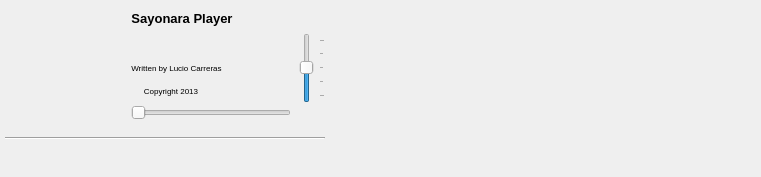
  <widget class="QWidget" name="centralwidget">
   <property name="minimumSize">
    <size>
     <width>100</width>
     <height>177</height>
    </size>
   </property>
   <layout class="QGridLayout" name="gridLayout">
    <property name="sizeConstraint">
     <enum>QLayout::SetDefaultConstraint</enum>
    </property>
    <property name="leftMargin">
     <number>5</number>
    </property>
    <property name="topMargin">
     <number>3</number>
    </property>
    <property name="rightMargin">
     <number>0</number>
    </property>
    <property name="bottomMargin">
     <number>12</number>
    </property>
    <property name="verticalSpacing">
     <number>0</number>
    </property>
    <item row="0" column="1" colspan="2">
     <layout class="QHBoxLayout" name="horizontalLayout_3">
      <item>
       <widget class="QLabel" name="lab_sayonara">
        <property name="minimumSize">
         <size>
          <width>0</width>
          <height>30</height>
         </size>
        </property>
        <property name="maximumSize">
         <size>
          <width>16777215</width>
          <height>30</height>
         </size>
        </property>
        <property name="font">
         <font>
          <pointsize>10</pointsize>
          <weight>75</weight>
          <bold>true</bold>
          <stylestrategy>PreferAntialias</stylestrategy>
         </font>
        </property>
        <property name="text">
         <string>Sayonara Player</string>
        </property>
        <property name="alignment">
         <set>Qt::AlignCenter</set>
        </property>
       </widget>
      </item>
      <item>
       <widget class="QLabel" name="lab_title">
        <property name="sizePolicy">
         <sizepolicy hsizetype="Preferred" vsizetype="Preferred">
          <horstretch>0</horstretch>
          <verstretch>0</verstretch>
         </sizepolicy>
        </property>
        <property name="minimumSize">
         <size>
          <width>0</width>
          <height>30</height>
         </size>
        </property>
        <property name="maximumSize">
         <size>
          <width>16777215</width>
          <height>40</height>
         </size>
        </property>
        <property name="font">
         <font>
          <pointsize>10</pointsize>
          <weight>75</weight>
          <bold>true</bold>
          <stylestrategy>PreferAntialias</stylestrategy>
         </font>
        </property>
        <property name="styleSheet">
         <string notr="true"/>
        </property>
        <property name="locale">
         <locale language="German" country="Germany"/>
        </property>
        <property name="inputMethodHints">
         <set>Qt::ImhNone</set>
        </property>
        <property name="text">
         <string notr="true"/>
        </property>
        <property name="textFormat">
         <enum>Qt::PlainText</enum>
        </property>
        <property name="scaledContents">
         <bool>true</bool>
        </property>
        <property name="alignment">
         <set>Qt::AlignCenter</set>
        </property>
        <property name="wordWrap">
         <bool>true</bool>
        </property>
        <property name="textInteractionFlags">
         <set>Qt::LinksAccessibleByMouse|Qt::TextSelectableByMouse</set>
        </property>
       </widget>
      </item>
      <item>
       <widget class="QPushButton" name="btn_correct">
        <property name="minimumSize">
         <size>
          <width>0</width>
          <height>0</height>
         </size>
        </property>
        <property name="maximumSize">
         <size>
          <width>18</width>
          <height>18</height>
         </size>
        </property>
        <property name="toolTip">
         <string>Correct Metadata</string>
        </property>
        <property name="text">
         <string/>
        </property>
        <property name="icon">
         <iconset>
          <normaloff>:/icons/id3.png</normaloff>:/icons/id3.png</iconset>
        </property>
        <property name="iconSize">
         <size>
          <width>18</width>
          <height>18</height>
         </size>
        </property>
        <property name="flat">
         <bool>true</bool>
        </property>
       </widget>
      </item>
     </layout>
    </item>
    <item row="12" column="0" colspan="4">
     <widget class="QWidget" name="playlist_widget" native="true">
      <property name="sizePolicy">
       <sizepolicy hsizetype="MinimumExpanding" vsizetype="MinimumExpanding">
        <horstretch>0</horstretch>
        <verstretch>0</verstretch>
       </sizepolicy>
      </property>
     </widget>
    </item>
    <item row="0" column="0" rowspan="7">
     <widget class="QPushButton" name="albumCover">
      <property name="minimumSize">
       <size>
        <width>95</width>
        <height>95</height>
       </size>
      </property>
      <property name="maximumSize">
       <size>
        <width>95</width>
        <height>95</height>
       </size>
      </property>
      <property name="focusPolicy">
       <enum>Qt::NoFocus</enum>
      </property>
      <property name="text">
       <string/>
      </property>
      <property name="iconSize">
       <size>
        <width>95</width>
        <height>95</height>
       </size>
      </property>
      <property name="flat">
       <bool>true</bool>
      </property>
     </widget>
    </item>
    <item row="7" column="1" colspan="2">
     <widget class="SearchSlider" name="songProgress">
      <property name="sizePolicy">
       <sizepolicy hsizetype="Expanding" vsizetype="Fixed">
        <horstretch>0</horstretch>
        <verstretch>0</verstretch>
       </sizepolicy>
      </property>
      <property name="minimumSize">
       <size>
        <width>100</width>
        <height>20</height>
       </size>
      </property>
      <property name="maximumSize">
       <size>
        <width>16777215</width>
        <height>20</height>
       </size>
      </property>
      <property name="sizeIncrement">
       <size>
        <width>3</width>
        <height>0</height>
       </size>
      </property>
      <property name="focusPolicy">
       <enum>Qt::NoFocus</enum>
      </property>
      <property name="orientation">
       <enum>Qt::Horizontal</enum>
      </property>
      <property name="invertedAppearance">
       <bool>false</bool>
      </property>
      <property name="invertedControls">
       <bool>false</bool>
      </property>
      <property name="tickPosition">
       <enum>QSlider::NoTicks</enum>
      </property>
      <property name="tickInterval">
       <number>20</number>
      </property>
     </widget>
    </item>
    <item row="7" column="0" rowspan="2">
     <layout class="QHBoxLayout" name="horizontalLayout_2">
      <property name="spacing">
       <number>0</number>
      </property>
      <property name="sizeConstraint">
       <enum>QLayout::SetMaximumSize</enum>
      </property>
      <property name="bottomMargin">
       <number>0</number>
      </property>
      <item>
       <widget class="QPushButton" name="btn_bw">
        <property name="enabled">
         <bool>true</bool>
        </property>
        <property name="sizePolicy">
         <sizepolicy hsizetype="Fixed" vsizetype="Fixed">
          <horstretch>0</horstretch>
          <verstretch>0</verstretch>
         </sizepolicy>
        </property>
        <property name="minimumSize">
         <size>
          <width>28</width>
          <height>28</height>
         </size>
        </property>
        <property name="maximumSize">
         <size>
          <width>28</width>
          <height>28</height>
         </size>
        </property>
        <property name="focusPolicy">
         <enum>Qt::NoFocus</enum>
        </property>
        <property name="text">
         <string/>
        </property>
        <property name="icon">
         <iconset>
          <normaloff>:/icons/bwd.png</normaloff>:/icons/bwd.png</iconset>
        </property>
        <property name="iconSize">
         <size>
          <width>20</width>
          <height>20</height>
         </size>
        </property>
        <property name="flat">
         <bool>true</bool>
        </property>
       </widget>
      </item>
      <item>
       <widget class="QPushButton" name="btn_play">
        <property name="sizePolicy">
         <sizepolicy hsizetype="Fixed" vsizetype="Fixed">
          <horstretch>0</horstretch>
          <verstretch>0</verstretch>
         </sizepolicy>
        </property>
        <property name="minimumSize">
         <size>
          <width>32</width>
          <height>34</height>
         </size>
        </property>
        <property name="maximumSize">
         <size>
          <width>32</width>
          <height>34</height>
         </size>
        </property>
        <property name="focusPolicy">
         <enum>Qt::NoFocus</enum>
        </property>
        <property name="text">
         <string/>
        </property>
        <property name="icon">
         <iconset>
          <normaloff>:/icons/play.png</normaloff>:/icons/play.png</iconset>
        </property>
        <property name="iconSize">
         <size>
          <width>28</width>
          <height>28</height>
         </size>
        </property>
        <property name="shortcut">
         <string/>
        </property>
        <property name="autoDefault">
         <bool>false</bool>
        </property>
        <property name="default">
         <bool>false</bool>
        </property>
        <property name="flat">
         <bool>true</bool>
        </property>
       </widget>
      </item>
      <item>
       <widget class="QPushButton" name="btn_rec">
        <property name="minimumSize">
         <size>
          <width>32</width>
          <height>34</height>
         </size>
        </property>
        <property name="maximumSize">
         <size>
          <width>32</width>
          <height>34</height>
         </size>
        </property>
        <property name="focusPolicy">
         <enum>Qt::NoFocus</enum>
        </property>
        <property name="text">
         <string/>
        </property>
        <property name="icon">
         <iconset>
          <normaloff>:/icons/rec.png</normaloff>:/icons/rec.png</iconset>
        </property>
        <property name="iconSize">
         <size>
          <width>28</width>
          <height>28</height>
         </size>
        </property>
        <property name="checkable">
         <bool>true</bool>
        </property>
        <property name="checked">
         <bool>false</bool>
        </property>
        <property name="flat">
         <bool>true</bool>
        </property>
       </widget>
      </item>
      <item>
       <widget class="QPushButton" name="btn_fw">
        <property name="enabled">
         <bool>true</bool>
        </property>
        <property name="minimumSize">
         <size>
          <width>28</width>
          <height>28</height>
         </size>
        </property>
        <property name="maximumSize">
         <size>
          <width>28</width>
          <height>28</height>
         </size>
        </property>
        <property name="focusPolicy">
         <enum>Qt::NoFocus</enum>
        </property>
        <property name="text">
         <string/>
        </property>
        <property name="icon">
         <iconset>
          <normaloff>:/icons/fwd.png</normaloff>:/icons/fwd.png</iconset>
        </property>
        <property name="iconSize">
         <size>
          <width>20</width>
          <height>20</height>
         </size>
        </property>
        <property name="flat">
         <bool>true</bool>
        </property>
       </widget>
      </item>
     </layout>
    </item>
    <item row="1" column="3" rowspan="6">
     <widget class="SearchSlider" name="volumeSlider">
      <property name="sizePolicy">
       <sizepolicy hsizetype="Fixed" vsizetype="Expanding">
        <horstretch>0</horstretch>
        <verstretch>0</verstretch>
       </sizepolicy>
      </property>
      <property name="maximumSize">
       <size>
        <width>28</width>
        <height>70</height>
       </size>
      </property>
      <property name="focusPolicy">
       <enum>Qt::NoFocus</enum>
      </property>
      <property name="value">
       <number>50</number>
      </property>
      <property name="tracking">
       <bool>true</bool>
      </property>
      <property name="orientation">
       <enum>Qt::Vertical</enum>
      </property>
      <property name="invertedAppearance">
       <bool>false</bool>
      </property>
      <property name="invertedControls">
       <bool>false</bool>
      </property>
      <property name="tickPosition">
       <enum>QSlider::TicksBelow</enum>
      </property>
      <property name="tickInterval">
       <number>25</number>
      </property>
     </widget>
    </item>
    <item row="0" column="6" rowspan="13" colspan="4">
     <widget class="QWidget" name="library_widget" native="true">
      <property name="sizePolicy">
       <sizepolicy hsizetype="MinimumExpanding" vsizetype="Expanding">
        <horstretch>5</horstretch>
        <verstretch>0</verstretch>
       </sizepolicy>
      </property>
      <property name="minimumSize">
       <size>
        <width>430</width>
        <height>0</height>
       </size>
      </property>
      <property name="baseSize">
       <size>
        <width>0</width>
        <height>0</height>
       </size>
      </property>
      <property name="focusPolicy">
       <enum>Qt::StrongFocus</enum>
      </property>
      <property name="styleSheet">
       <string notr="true"/>
      </property>
     </widget>
    </item>
    <item row="9" column="0" colspan="4">
     <widget class="Line" name="line">
      <property name="enabled">
       <bool>true</bool>
      </property>
      <property name="sizePolicy">
       <sizepolicy hsizetype="MinimumExpanding" vsizetype="Fixed">
        <horstretch>3</horstretch>
        <verstretch>0</verstretch>
       </sizepolicy>
      </property>
      <property name="minimumSize">
       <size>
        <width>320</width>
        <height>3</height>
       </size>
      </property>
      <property name="styleSheet">
       <string notr="true"/>
      </property>
      <property name="frameShadow">
       <enum>QFrame::Sunken</enum>
      </property>
      <property name="lineWidth">
       <number>1</number>
      </property>
      <property name="midLineWidth">
       <number>0</number>
      </property>
      <property name="orientation">
       <enum>Qt::Horizontal</enum>
      </property>
     </widget>
    </item>
    <item row="8" column="1" colspan="2">
     <layout class="QHBoxLayout" name="horizontalLayout">
      <property name="spacing">
       <number>2</number>
      </property>
      <item>
       <widget class="QLabel" name="curTime">
        <property name="sizePolicy">
         <sizepolicy hsizetype="Minimum" vsizetype="Preferred">
          <horstretch>0</horstretch>
          <verstretch>0</verstretch>
         </sizepolicy>
        </property>
        <property name="minimumSize">
         <size>
          <width>50</width>
          <height>0</height>
         </size>
        </property>
        <property name="maximumSize">
         <size>
          <width>50</width>
          <height>16</height>
         </size>
        </property>
        <property name="font">
         <font>
          <pointsize>7</pointsize>
         </font>
        </property>
        <property name="styleSheet">
         <string notr="true"/>
        </property>
        <property name="lineWidth">
         <number>0</number>
        </property>
        <property name="text">
         <string notr="true"/>
        </property>
       </widget>
      </item>
      <item>
       <spacer name="horizontalSpacer">
        <property name="orientation">
         <enum>Qt::Horizontal</enum>
        </property>
        <property name="sizeType">
         <enum>QSizePolicy::MinimumExpanding</enum>
        </property>
        <property name="sizeHint" stdset="0">
         <size>
          <width>40</width>
          <height>10</height>
         </size>
        </property>
       </spacer>
      </item>
      <item>
       <widget class="QLabel" name="maxTime">
        <property name="sizePolicy">
         <sizepolicy hsizetype="Minimum" vsizetype="Preferred">
          <horstretch>0</horstretch>
          <verstretch>0</verstretch>
         </sizepolicy>
        </property>
        <property name="minimumSize">
         <size>
          <width>50</width>
          <height>0</height>
         </size>
        </property>
        <property name="maximumSize">
         <size>
          <width>100</width>
          <height>16</height>
         </size>
        </property>
        <property name="font">
         <font>
          <pointsize>7</pointsize>
         </font>
        </property>
        <property name="lineWidth">
         <number>0</number>
        </property>
        <property name="text">
         <string notr="true"/>
        </property>
        <property name="alignment">
         <set>Qt::AlignRight|Qt::AlignTrailing|Qt::AlignVCenter</set>
        </property>
       </widget>
      </item>
     </layout>
    </item>
    <item row="7" column="3" rowspan="2">
     <widget class="QPushButton" name="btn_stop">
      <property name="minimumSize">
       <size>
        <width>28</width>
        <height>28</height>
       </size>
      </property>
      <property name="maximumSize">
       <size>
        <width>28</width>
        <height>28</height>
       </size>
      </property>
      <property name="focusPolicy">
       <enum>Qt::NoFocus</enum>
      </property>
      <property name="text">
       <string/>
      </property>
      <property name="icon">
       <iconset>
        <normaloff>:/icons/stop.png</normaloff>:/icons/stop.png</iconset>
      </property>
      <property name="iconSize">
       <size>
        <width>22</width>
        <height>22</height>
       </size>
      </property>
      <property name="flat">
       <bool>true</bool>
      </property>
     </widget>
    </item>
    <item row="0" column="3">
     <widget class="QPushButton" name="btn_mute">
      <property name="maximumSize">
       <size>
        <width>28</width>
        <height>30</height>
       </size>
      </property>
      <property name="focusPolicy">
       <enum>Qt::NoFocus</enum>
      </property>
      <property name="text">
       <string/>
      </property>
      <property name="icon">
       <iconset>
        <normaloff>:/icons/vol_mute.png</normaloff>:/icons/vol_mute.png</iconset>
      </property>
      <property name="iconSize">
       <size>
        <width>24</width>
        <height>24</height>
       </size>
      </property>
      <property name="flat">
       <bool>true</bool>
      </property>
     </widget>
    </item>
    <item row="11" column="0" colspan="4">
     <layout class="QVBoxLayout" name="verticalLayout_2">
      <property name="spacing">
       <number>0</number>
      </property>
      <item>
       <widget class="QWidget" name="plugin_widget" native="true">
        <property name="sizePolicy">
         <sizepolicy hsizetype="MinimumExpanding" vsizetype="Maximum">
          <horstretch>0</horstretch>
          <verstretch>0</verstretch>
         </sizepolicy>
        </property>
        <property name="minimumSize">
         <size>
          <width>0</width>
          <height>0</height>
         </size>
        </property>
        <property name="maximumSize">
         <size>
          <width>16777215</width>
          <height>1654887</height>
         </size>
        </property>
        <property name="styleSheet">
         <string notr="true"/>
        </property>
        <layout class="QGridLayout" name="gridLayout_2">
         <property name="topMargin">
          <number>0</number>
         </property>
         <property name="bottomMargin">
          <number>0</number>
         </property>
        </layout>
       </widget>
      </item>
     </layout>
    </item>
    <item row="3" column="1" rowspan="2" colspan="2">
     <layout class="QHBoxLayout" name="horizontalLayout_6">
      <item>
       <widget class="QLabel" name="lab_writtenby">
        <property name="minimumSize">
         <size>
          <width>0</width>
          <height>20</height>
         </size>
        </property>
        <property name="maximumSize">
         <size>
          <width>16777215</width>
          <height>20</height>
         </size>
        </property>
        <property name="font">
         <font>
          <pointsize>6</pointsize>
          <stylestrategy>PreferAntialias</stylestrategy>
         </font>
        </property>
        <property name="text">
         <string>Written by Lucio Carreras</string>
        </property>
        <property name="alignment">
         <set>Qt::AlignCenter</set>
        </property>
       </widget>
      </item>
      <item>
       <widget class="QLabel" name="lab_artist">
        <property name="sizePolicy">
         <sizepolicy hsizetype="Ignored" vsizetype="Preferred">
          <horstretch>0</horstretch>
          <verstretch>0</verstretch>
         </sizepolicy>
        </property>
        <property name="minimumSize">
         <size>
          <width>0</width>
          <height>20</height>
         </size>
        </property>
        <property name="maximumSize">
         <size>
          <width>16777215</width>
          <height>20</height>
         </size>
        </property>
        <property name="font">
         <font>
          <pointsize>6</pointsize>
          <stylestrategy>PreferAntialias</stylestrategy>
         </font>
        </property>
        <property name="styleSheet">
         <string notr="true"/>
        </property>
        <property name="frameShape">
         <enum>QFrame::NoFrame</enum>
        </property>
        <property name="frameShadow">
         <enum>QFrame::Plain</enum>
        </property>
        <property name="text">
         <string notr="true"/>
        </property>
        <property name="textFormat">
         <enum>Qt::AutoText</enum>
        </property>
        <property name="alignment">
         <set>Qt::AlignCenter</set>
        </property>
        <property name="wordWrap">
         <bool>true</bool>
        </property>
        <property name="openExternalLinks">
         <bool>false</bool>
        </property>
       </widget>
      </item>
     </layout>
    </item>
    <item row="5" column="1" rowspan="2" colspan="2">
     <layout class="QHBoxLayout" name="horizontalLayout_7">
      <item>
       <widget class="QLabel" name="lab_copyright">
        <property name="minimumSize">
         <size>
          <width>0</width>
          <height>20</height>
         </size>
        </property>
        <property name="maximumSize">
         <size>
          <width>16777215</width>
          <height>20</height>
         </size>
        </property>
        <property name="font">
         <font>
          <pointsize>6</pointsize>
          <stylestrategy>PreferAntialias</stylestrategy>
         </font>
        </property>
        <property name="text">
         <string>Copyright 2013</string>
        </property>
        <property name="alignment">
         <set>Qt::AlignCenter</set>
        </property>
       </widget>
      </item>
      <item>
       <widget class="QLabel" name="lab_album">
        <property name="sizePolicy">
         <sizepolicy hsizetype="Ignored" vsizetype="Preferred">
          <horstretch>0</horstretch>
          <verstretch>0</verstretch>
         </sizepolicy>
        </property>
        <property name="minimumSize">
         <size>
          <width>0</width>
          <height>20</height>
         </size>
        </property>
        <property name="maximumSize">
         <size>
          <width>16777215</width>
          <height>20</height>
         </size>
        </property>
        <property name="font">
         <font>
          <pointsize>6</pointsize>
          <stylestrategy>PreferAntialias</stylestrategy>
         </font>
        </property>
        <property name="styleSheet">
         <string notr="true"/>
        </property>
        <property name="text">
         <string notr="true"/>
        </property>
        <property name="alignment">
         <set>Qt::AlignCenter</set>
        </property>
        <property name="wordWrap">
         <bool>true</bool>
        </property>
       </widget>
      </item>
     </layout>
    </item>
    <item row="1" column="1" rowspan="2" colspan="2">
     <layout class="QHBoxLayout" name="horizontalLayout_8">
      <item>
       <widget class="QLabel" name="lab_version">
        <property name="minimumSize">
         <size>
          <width>0</width>
          <height>20</height>
         </size>
        </property>
        <property name="maximumSize">
         <size>
          <width>16777215</width>
          <height>20</height>
         </size>
        </property>
        <property name="font">
         <font>
          <pointsize>8</pointsize>
          <stylestrategy>PreferAntialias</stylestrategy>
         </font>
        </property>
        <property name="text">
         <string/>
        </property>
        <property name="alignment">
         <set>Qt::AlignCenter</set>
        </property>
       </widget>
      </item>
      <item>
       <widget class="QLabel" name="lab_rating">
        <property name="minimumSize">
         <size>
          <width>0</width>
          <height>20</height>
         </size>
        </property>
        <property name="maximumSize">
         <size>
          <width>16777215</width>
          <height>20</height>
         </size>
        </property>
        <property name="font">
         <font>
          <pointsize>8</pointsize>
          <weight>75</weight>
          <bold>true</bold>
          <stylestrategy>PreferAntialias</stylestrategy>
         </font>
        </property>
        <property name="autoFillBackground">
         <bool>false</bool>
        </property>
        <property name="styleSheet">
         <string notr="true"/>
        </property>
        <property name="text">
         <string notr="true"/>
        </property>
        <property name="alignment">
         <set>Qt::AlignCenter</set>
        </property>
       </widget>
      </item>
     </layout>
    </item>
   </layout>
  </widget>
